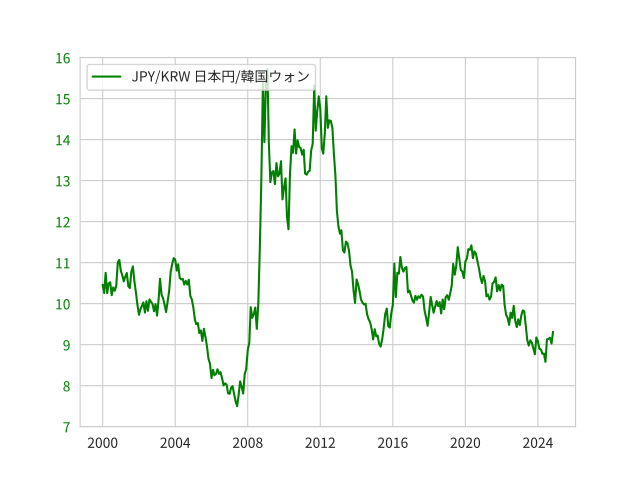

Reproduce this figure in Python.
from numpy.random import *
import pandas as pd
import seaborn as sns
from matplotlib import pyplot as plt #%matplotlib inline
import matplotlib.dates as mdates

#Load a data file
df1 = pd.read_csv("JPYKRW200001-202411.csv", #to read CSV file into df1 = DataFrame.
		sep=",", 
		engine = "python", #to load Japanese CSV file.
		encoding = "utf-8",
        header=[0], #header=[1] = use the second row for comlumn headers, header=[0] = use the first row for comlumn headers. PANDAS count 0 for the first row, 1 for the second row.  
		#index_col=[0], 
		)

#Data Check
print("\nHello, this is the checking part before visualizeing your data.\n")
print("\nThis is the overall information of your data.\n")
print(df1.info()) 
print("\nThis is the first three rows and columns of your data.\n")
print(df1.head(3))
print("\nThis is the data type of your first column.\n")
print(type(df1["日付け"]))
print("\nThis is the column with header name 終値.\n")
print(df1["終値"])
print("\nThis is the data type of the column with header name ""終値"".\n")
print(type(df1["終値"]))

print("\nNow let's change the datatype to prepare for our visualization.\n")
print("\nChanging obeject to datetime.\n")
#df1["日付け"] = pd.to_datetime(df1["日付け"])
df1["日付け"] = pd.to_datetime(df1["日付け"], infer_datetime_format=True)
print("\nYou can see the converted datatypes.\n")
print(df1.info())
print("\nYou can see the converted dataframe.\n")
print(df1)
print("\nThen, we set 日付け as index.\n")
df1 = df1.set_index("日付け")
print("\nSee how set_index works.\n")
print(df1.info())
print(df1)





""""
#Load a data file
print("\nNext, we make the second datadrame as df2.\n")
df2 = pd.read_csv("OfficialRate-1990-2010.csv", #to read CSV file into df2 = DataFrame.
		sep=",", 
		engine = "python", #to load Japanese CSV file.
		encoding = "utf-8",
        header=[10], #header=[1] = use the second row for comlumn headers, header=[0] = use the first row for comlumn headers. PANDAS count 0 for the first row, 1 for the second row.  
		#index_col=[0], 
		)
print("\nThis is the overall information of your data.\n")
print(df2.info()) 
print("\nThis is the rows and columns of your data.\n")
print(df2.head(3))
df2["日付け"] = pd.to_datetime(df2["日付け"], infer_datetime_format=True)
print("\nYou can see the converted datatypes.\n")
print(df2.info())
print("\nYou can see the converted dataframe.\n")
print(df2)
print("\nThen, we set 日付け as index.\n")
df2 = df2.set_index("日付け")
print("\nSee how set_index works.\n")
print(df2.info())
print(df2)

print("\nLet's merge df1 and df2.\n")
DFMerge = pd.concat([df1, df2], axis=0, ignore_index=False)
print("\nSee how concat works to merge two dataframes.\n")
print(DFMerge.info())
print(DFMerge)
print("\nLet's sort the dataframe.\n")
DFMerge = DFMerge.sort_index()#use sort_index after merging data. 
print(DFMerge)

print("\nCut out the part of dataframes before rendering.\n")
DATERANGE = DFMerge.loc['1990-09-01':'2024-11-01']
print("\nYou can see the DATERANGE.\n")
print(DATERANGE.info())
print("\nYou can see the DATERANGE dataframe.\n")
print(DATERANGE)

print("\nThe datatype of 終値 is object and it is not suitable for plotting. Let's change the datatype of 終値 from object to float.\n")
DATERANGE['終値'] = pd.to_numeric(DATERANGE['終値'])
print(DATERANGE.info())

"""

print("\nWell done, you finished the checking part.\n")













#Styling
"""
color = 
b	青 (Blue)
g	緑 (Green)
r	赤 (Red)
c	シアン (Cyan)
m	マゼンタ (Magenta)
y	黄 (Yellow)
k	黒 (Black)
w	白 (White)
"""

"""
#Add Annotation and Arrow
plt.annotate('local max', xy=(1950, 100),  xycoords='data',
            xytext=(0.8, 0.95), textcoords='axes fraction',
            # arrowprops=dict(facecolor='black', shrink=0.05),
            horizontalalignment='right', verticalalignment='top',
            )
"""

#Rendering section
sns.set_style("whitegrid") #Preset styling template.
#plt.grid(True) 
plt.rcParams["font.family"] = "Noto Sans CJK JP" #Set a font after set_style to overwrite.
fig, ax1 = plt.subplots(1,1) #Make a place for figure and add simple xy axes. 

plt.plot(df1.index, df1["終値"], color ='Green',
         marker ='o', markersize = 0.1, 
         label ='JPY/KRW 日本円/韓国ウォン')
ax1.tick_params(axis='y', labelcolor='Green')
#plt.plot(df1["日付け"], df1["日付け"], color ='g',
#         linestyle ='dashed', linewidth = 2,
#         label ='JGB10YearYield')
ax1.set_ylim(bottom=7, top=16, emit=True, auto=False, ymin=None, ymax=None) #Y-Axis
fig = plt.legend(loc="upper left", fontsize=10) #Location of the legend.


#fig = plt.xlabel("日付け") #Unit of X-Axis
#fig = plt.ylabel("-") #Unit of Y-Axis
#fig = plt.xlim(900, 2000) #X-Axis (Min,Max)
#fig = plt.ylim(0, 1.5) #Y-Axis (Min,Max)
#fig = plt.xticks([0, 250, 500, 750])
#fig = plt.yticks([0.1,0.2,0.3,0.4,0.5,0.6,0.7,0.8,0.9,1.0,1.1,1.2,1.3,1.4])

#fig = plt.xticks(rotation='vertical') #Rotate strings(=words) at Xticks in case they appear inappropriately.




#Data Save Section
plt.savefig('JPYvsKRW20001-202411.pdf')
plt.savefig('JPYvsKRW20001-202411b.png', dpi=300)
plt.savefig('JPYvsKRW20001-202411c.png', dpi=600) #Save files in multiple resolution at once.
plt.show()
